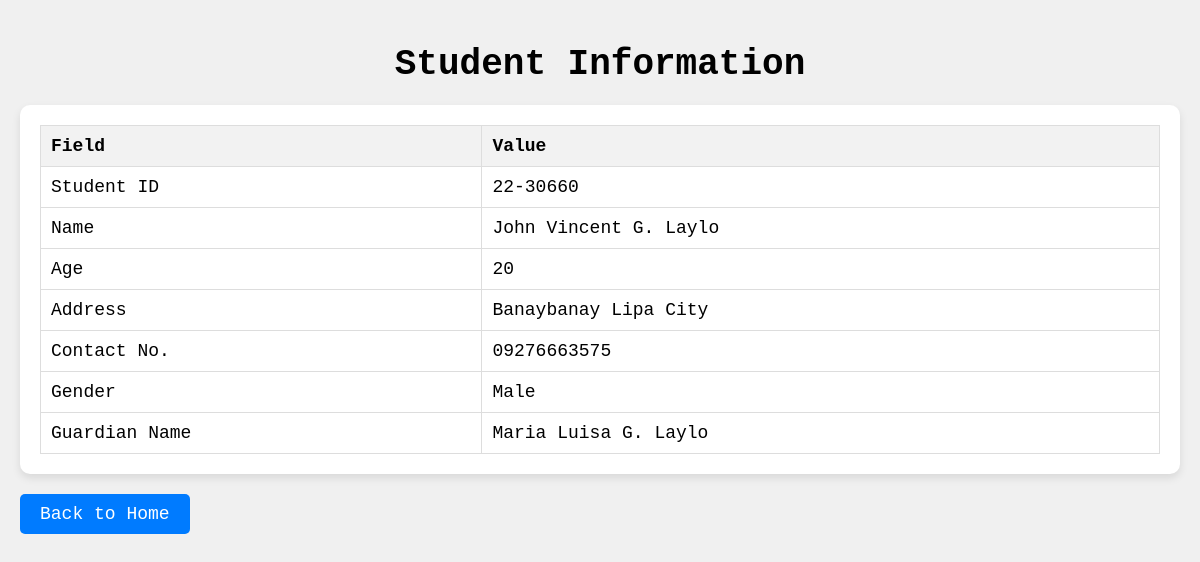
/read.php?id=22-30660, run on the app's committed database.
### tables this page shows
CREATE TABLE `it2205` (
  `studentID` varchar(10) NOT NULL,
  `name` varchar(30) DEFAULT NULL,
  `age` int(11) DEFAULT NULL,
  `address` varchar(100) DEFAULT NULL,
  `contactNo` varchar(15) DEFAULT NULL,
  `gender` varchar(10) DEFAULT NULL,
  `guardianName` varchar(30) DEFAULT NULL
);

### read.php (the view, shortened to what this page needs)
<?php include "db.php"; ?>
<!DOCTYPE html>
<html lang="en">
<head>
</head>
<body>
    <h1>Student Information</h1>
    <div class="container">
        <?php
        if (isset($_GET['id'])) {
            $studentID = $_GET['id'];
            $query = "SELECT * FROM IT2205 WHERE studentID = '$studentID'";
            $result = mysqli_query($connection, $query);
            if (mysqli_num_rows($result) > 0) {
                $row = mysqli_fetch_assoc($result);
        ?>
                <table>
                    <tr>
                        <th>Field</th>
                        <th>Value</th>
                    </tr>
                    <tr>
                        <td>Student ID</td>
                        <td><?php echo $row['studentID']; ?></td>
                    </tr>
                    <tr>
                        <td>Name</td>
                        <td><?php echo $row['name']; ?></td>
                    </tr>
                    <tr>
                        <td>Age</td>
                        <td><?php echo $row['age']; ?></td>
                    </tr>
                    <tr>
                        <td>Address</td>
                        <td><?php echo $row['address']; ?></td>
                    </tr>
                    <tr>
                        <td>Contact No.</td>
                        <td><?php echo $row['contactNo']; ?></td>
                    </tr>
                    <tr>
                        <td>Gender</td>
                        <td><?php echo $row['gender']; ?></td>
                    </tr>
                    <tr>
                        <td>Guardian Name</td>
                        <td><?php echo $row['guardianName']; ?></td>
                    </tr>
                </table>
        <?php
            } else {
                echo "<p>No matching student found.</p>";
            }
        }
        ?>
    </div>
    <a href="index.php" class="back-link">Back to Home</a>
</body>
</html>

### read.php (style rules this page uses)
body { font-family: monospace; background-color: #f0f0f0; margin: 0; padding: 20px; font-size: 18px; }
h1 { text-align: center; margin-bottom: 20px; }
.container { background-color: #fff; padding: 20px; border-radius: 10px; box-shadow: 0 4px 8px rgba(0, 0, 0, 0.1); }
.back-link { display: inline-block; margin-top: 20px; text-align: center; padding: 10px 20px; background-color: #007bff; color: #fff; text-decoration: none; border: none; border-radius: 5px; cursor: pointer; }
table { width: 100%; border-collapse: collapse; }
th, td { padding: 10px; border: 1px solid #ddd; text-align: left; }
th { background-color: #f2f2f2; }

### data on the page
it2205: studentID "22-30660", name "John Vincent G. Laylo", age "20", address "Banaybanay Lipa City", contactNo "09276663575", gender "Male", guardianName "Maria Luisa G. Laylo"
